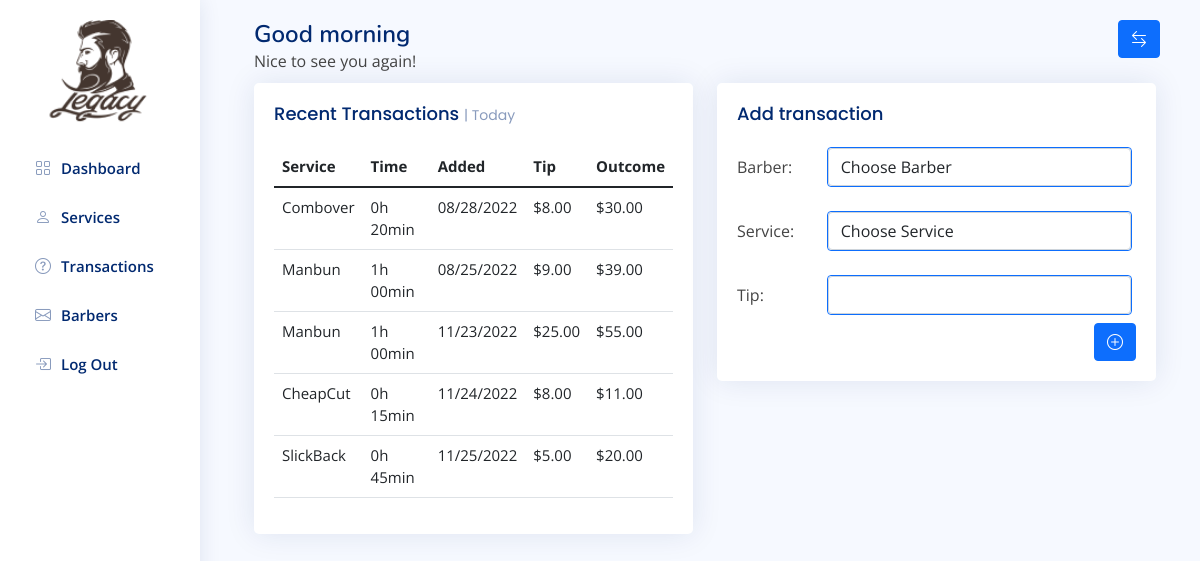
Screenshot of /reception (signed in) with the database file from the repository.
### summaryapp/models/assignment.py (models this page shows, shortened)
class AssingmentModel(models.Model):
    employee = models.ForeignKey(BarberModel, on_delete=models.CASCADE)
    service = models.ForeignKey(ServiceModel, on_delete=models.CASCADE)
    created_at = models.DateTimeField(auto_now_add=True)
    tip = models.DecimalField(max_digits = 4, decimal_places = 2)
    class Meta:
        db_table = 'assignment'
        verbose_name = 'Assignment'
        verbose_name_plural = 'Assignments'

### summaryapp/models/service.py (models this page shows)
class ServiceModel(models.Model):
    name = models.CharField(max_length=30, blank = False, null=False)
    time = models.DurationField(blank = True, null = True)
    prize = models.DecimalField(max_digits = 6, decimal_places = 2)
    class Meta:
        db_table = 'service'
        verbose_name = 'Service'
        verbose_name_plural = 'Services'
    def __str__(self):
        return self.name

### summaryapp/views.py (the view)
# urls.py: path('reception', views.reception, name='reception'),
@login_required(login_url="/login")
def reception(request):
    if request.method == "POST":
        form = AssignmentForm(request.POST)
        form.save()
        return redirect("/reception")
    else:
        form = AssignmentForm()
    assignments = AssingmentModel.objects.all().order_by('-id')[:5]
    return render(request, 'dashboard/reception.html', {"assignments": assignments, "form": form})

### summaryapp/forms.py
class AssignmentForm(forms.ModelForm):
    employee = forms.ModelChoiceField(queryset=BarberModel.objects.all(), empty_label="Choose Barber", widget=forms.Select(attrs={'class':'form-control'}))
    service = forms.ModelChoiceField(queryset=ServiceModel.objects.all(), empty_label="Choose Service", widget=forms.Select(attrs={'class':'form-control'}))
    tip = forms.DecimalField(widget=forms.NumberInput(attrs={'class':'form-control'}))
    class Meta:
        model = AssingmentModel
        fields = ["employee", "service", "tip"]

### summaryapp/models/barber.py (called while the page is built)
    def __str__(self):
        return self.name

### summaryapp/templatetags/tags.py (called while the page is built)
@register.filter
def to_hm(value):
    s = str(value)
    hm = s[0:1]+"h "+s[2:4]+"min"
    return hm

@register.filter
def outcome(assignment):
    outcome = assignment.service.prize + assignment.tip
    return outcome

### summaryapp/templates/dashboard/reception.html (shortened to what this page needs)
{% extends 'dashboard/sidebar.html' %}
{% load tags %}
{% block content %}
<main id="main" class="main">
    <div class="pagetitle">
       <h1>Good morning</h1>
       Nice to see you again!
    </div>
    <button class="btn btn-primary toggle-sidebar-btn" ><i class="bi bi-arrow-left-right"></i></button>
    <div class="row">
        <div class="col-lg-6">
            <div class="card">
                <div class="card-body" style="font-size: 15px;">
                    <h5 class="card-title">Recent Transactions <span>| Today</span></h5>
                    <table class="table table-hover">
                        <tr>
                            <th>Service</th>
                            <th>Time</th>
                            <th>Added</th>
                            <th>Tip</th>
                            <th>Outcome</th>
                         </tr>
                        <tbody style="font-size: 15px;">
                        {% for assignment in assignments reversed%}
                        <tr>
                            <td>{{assignment.service}}</td>
                            <td>{{assignment.service.time|to_hm}}</td>
                            <td>{{assignment.created_at|date:"SHORT_DATE_FORMAT"}}</td>
                            <td>${{assignment.tip}}</td>
                            <td>${{assignment|outcome}}</td>
                        </tr>
                        {% endfor %}
                        </tbody>
                    </table>
                </div>
            </div>
        </div>
        <div class="col-lg">
            <div class="card sticky-top" style='top: 30px;'>
               <div class="card-body">
                  <h5 class="card-title">Add transaction</h5>
                  {% load crispy_forms_tags %}
                  <div >
                      <form method="post">
                        <div class="row me-1 justify-content-between">
                            <div class="col-3 py-2 center">Barber:</div>
                            <div class="col py-0 px-0 border rounded border-primary">{{form.employee}}</div>
                        </div>
                        <div class="row me-1 my-4 justify-content-between">
                            <div class="col-3 py-2 center">Service:</div>
                            <div class="col py-0 px-0 border rounded border-primary">{{form.service}}</div>
                        </div>
                        <div class="row me-1 justify-content-between">
                            <div class="col-3 py-2 center">Tip:</div>
                            <div class="col py-0 px-0 border rounded border-primary">{{form.tip}}</div>
                        </div>
                      <div class="mt-2" style="text-align: right;">
                        <button type="submit" class="btn btn-primary"><i class="bi bi-plus-circle"></i></button>
                      </div>
                      </form>
                  </div>
               </div>
           </div>
        </div>
    </div>
{% endblock %}

### summaryapp/static/css/style.css (style rules this page uses)
:root { scroll-behavior: smooth; }
body { font-family: "Open Sans", sans-serif; background: #f6f9ff; color: #444444; }
h1, h2, h3, h4, h5, h6 { font-family: "Nunito", sans-serif; }
#main { margin-top: 20; padding: 20px; transition: all 0.3s; }
.pagetitle { margin-bottom: 10px; }
.pagetitle h1 { font-size: 24px; margin-bottom: 0; font-weight: 600; color: #012970; }
.card { margin-bottom: 30px; border: none; border-radius: 5px; box-shadow: 0px 0 30px rgba(1, 41, 112, 0.1); }
.card-title { padding: 20px 0 15px 0; font-size: 18px; font-weight: 500; color: #012970; font-family: "Poppins", sans-serif; }
.card-title span { color: #899bbd; font-size: 14px; font-weight: 400; }
.card-body { padding: 0 20px 20px 20px; }
@media (min-width: 1200px) { #main, #footer { margin-left: 210px; } }

### summaryapp/templates/dashboard/sidebar.html (style rules this page uses)
.toggle-sidebar-btn { position: absolute; right: 40px; top: 20px; }

### rows the page displays
AssingmentModel: service "Combover", service.time|to_hm "0h 20min", created_at "08/28/2022", tip "8.00", service+tip "30.00"
AssingmentModel: service "Manbun", service.time|to_hm "1h 00min", created_at "08/25/2022", tip "9.00", service+tip "39.00"
AssingmentModel: service "Manbun", service.time|to_hm "1h 00min", created_at "11/23/2022", tip "25.00", service+tip "55.00"
AssingmentModel: service "CheapCut", service.time|to_hm "0h 15min", created_at "11/24/2022", tip "8.00", service+tip "11.00"
AssingmentModel: service "SlickBack", service.time|to_hm "0h 45min", created_at "11/25/2022", tip "5.00", service+tip "20.00"
